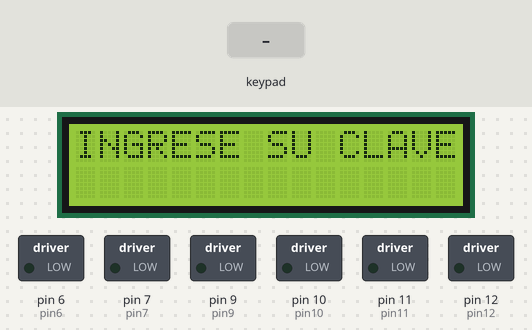
Recording of a sketch running on a simulated Arduino Uno, built with avr-gcc and run on an emulated ATmega328P. On the bench: 16×2 character LCD, switched loads named in the sketch (green lamp = pin HIGH). The test bench sets the inputs (shaded band).

Above: at 1.2 s.
1.3 s: keypad keys 0 0 1 1 # pressed 0.4 s apart
At 5.3 s:
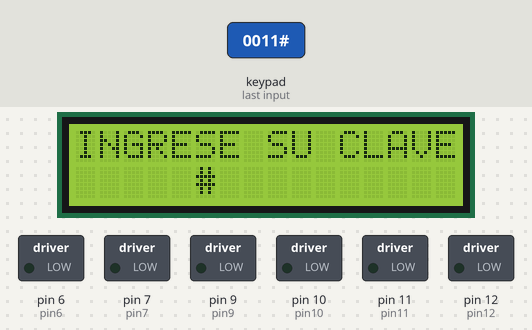
5.5 s: key '*' pressed
At 6.1 s:
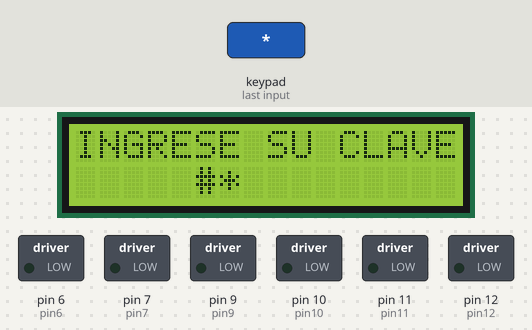
7.0 s: keypad keys 0 0 1 1 * pressed 0.4 s apart
At 9.7 s:
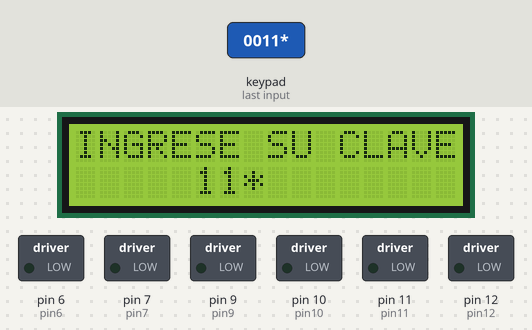
10.5 s: key '1' pressed
At 10.61 s:
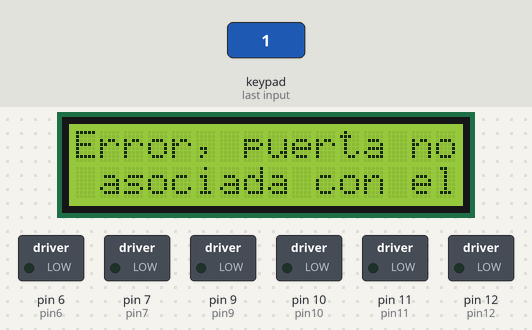
12.2 s: keypad keys 1 1 1 1 pressed 0.4 s apart
At 13.8 s:
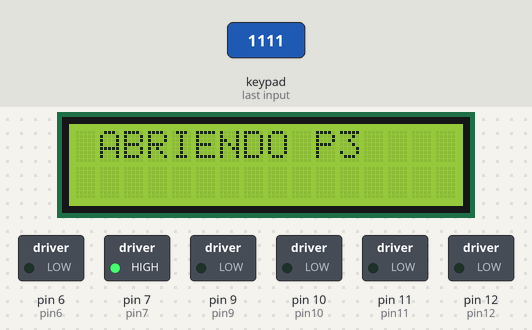
16.8 s: keypad keys 0 0 0 0 pressed 0.4 s apart
At 18.9 s:
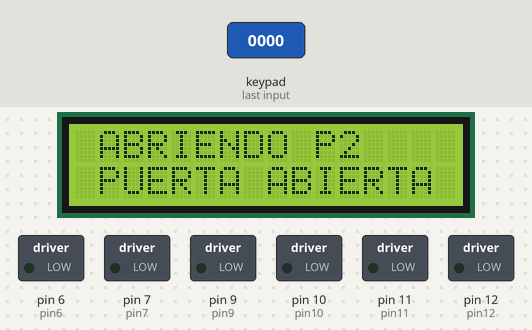
Timing chart, 0 to 21.0 s (numbered marks = the images above; inputs shaded):
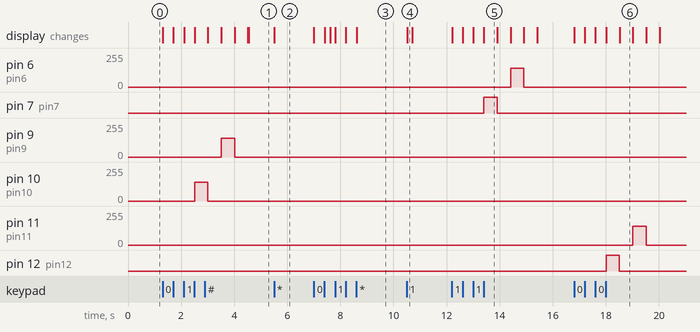

The sketch:

Atmega.ino
```cpp
#include <LiquidCrystal.h>
#include <Keypad.h>
LiquidCrystal lcd(4 ,5 ,0 ,1 ,2 ,3);

int pin6 = 6; //Entrada 2 del L293D
int pin7 = 7; //Entrada 7 del L293D

int pin9 = 9; //Entrada 2 del L293D
int pin10 = 10; //Entrada 7 del L293D

int pin11 = 11; //Entrada 2 del L293D
int pin12 = 12; //Entrada 7 del L293D


/*int pinSC = 8; // DECLARACION DEL PIN 8 PARA EL SENSOR DE CARRERA*/


const byte ROWS = 4; // rows
const byte COLS = 3; // columns
//define the symbols on the buttons of the keypads
char keys[ROWS][COLS] = {
  {'1','2','3'},
  {'4','5','6'},
  {'7','8','9'},
  {'*','0','#'}
};
byte rowPins[ROWS] = {A2, A3, A4, A5}; //connect to the row pinouts of the keypad
byte colPins[COLS] = {A1, A0, 13}; //connect to the column pinouts of the keypad

  char j[] = "0011";
    char z[] = "0000";
    char e[] = "1111";

  char codigo[4];                                     //arreglo donde almacenaremos la contraseña digitada

  int digito = 0;


Keypad keypad = Keypad( makeKeymap(keys), rowPins, colPins, ROWS, COLS );

void setup()
{
  /*pinMode(pinSC, INPUT); // DECLARACION DEL SENSOR EN TIPO ENTRADA*/
  /*Serial.begin(9600);*/
  //Inicializamos los pins de salida
  lcd.begin(16,2);
  lcd.setCursor(0,0);
  lcd.print("INGRESE SU CLAVE");
}
/*int print_binary(unsigned long int n) // DE DECIMAL A BINARIO (RECURCION EN C++) O BIT A BIT
{
 char count;
        if (n > 1)
                return (print_binary(n >> 1));

        if ((n & 1) == 1)
                codigo[count] = 1;
        else
                codigo[count] = 0;
}
*/
void loop()
{

  char tecla = keypad.getKey();                   //guardamos el caracter de la tecla presionada en la variable tecla
  if (tecla != NO_KEY)                              //si "tecla" es diferente de "no tecla"... (si se presiona una tecla)
  {
    codigo[digito] = tecla;                         //almacena en la posicion "digito" de "codigo" el caracter de la "tecla" presionada
    lcd.setCursor(5, 2);                   //se posiciona el cursor convenientemente
    lcd.print(codigo);                                 //se imprime "*" cada vez que se oprime una tecla
   digito = digito + 1;                              //incrementar la variable digito para almacenar los cuatro digitos presionados
      if (digito == 4){                                //si ya se llenaron los 4 digitos de codigo...
         if (codigo[0] == j[0] && codigo[1] == j[1] && codigo[2] == j[2] && codigo[3] == j[3]) //si el "codigo" digitado es igual a la "contraseña"
      {
           lcd.clear();
          analogWrite(pin9, 0);
          analogWrite(pin10, 140);
          lcd.setCursor(1,0);
          lcd.print("ABRIENDO P1");
          delay(500);
          analogWrite(pin9, 0);
          analogWrite(pin10, 0);
          lcd.setCursor(1,1);
          lcd.print("PUERTA ABIERTA");
          delay(500);
          lcd.clear();
          analogWrite(pin9, 140);
          analogWrite(pin10, 0);
          lcd.setCursor(1,0);
          lcd.print("CERRANDO P1");
          delay(500);
          analogWrite(pin9, 0);
          analogWrite(pin10, 0);
          lcd.setCursor(1,1);
          lcd.print("PUERTA CERRADA");
          delay(500);
          lcd.clear();
         digito = 0;
         for (int i=0; i<4; i++){
          codigo[i] = 0;
         }
         lcd.setCursor(0,0);
        lcd.print("INGRESE SU CLAVE");
      }


      else if (codigo[0] == z[0] && codigo[1] == z[1] && codigo[2] == z[2] && codigo[3] == z[3]) //si el "codigo" digitado es igual a la "contraseña"
      {
          lcd.clear();
          analogWrite(pin11, 0);
          analogWrite(pin12, 140);
          lcd.setCursor(1,0);
          lcd.print("ABRIENDO P2");
          delay(500);
          analogWrite(pin11, 0);
          analogWrite(pin12, 0);
          lcd.setCursor(1,1);
          lcd.print("PUERTA ABIERTA");
          delay(500);
          lcd.clear();
          analogWrite(pin11, 140);
          analogWrite(pin12, 0);
          lcd.setCursor(1,0);
          lcd.print("CERRANDO P2");
          delay(500);
          analogWrite(pin11, 0);
          analogWrite(pin12, 0);
          lcd.setCursor(1,1);
          lcd.print("PUERTA CERRADA");
          delay(500);
          lcd.clear();
         digito = 0;
         for (int i=0; i<4; i++){
          codigo[i] = 0;
         }
         lcd.setCursor(0,0);
        lcd.print("INGRESE SU CLAVE");
      }
  else if (codigo[0] == e[0] && codigo[1] == e[1] && codigo[2] == e[2] && codigo[3] == e[3]) //si el "codigo" digitado es igual a la "contraseña"
      {
        lcd.clear();
    analogWrite(pin6, 0);
    analogWrite(pin7, 140);
    lcd.setCursor(1,0);
    lcd.print("ABRIENDO P3");
    delay(500);
    analogWrite(pin6, 0);
    analogWrite(pin7, 0);
    lcd.setCursor(1,1);
    lcd.print("PUERTA ABIERTA");
    delay(500);
    analogWrite(pin6, 140);
    analogWrite(pin7, 0);
    lcd.setCursor(1,0);
    lcd.print("CERRANDO P3");
    delay(500);
    lcd.clear();
    analogWrite(pin6, 0);
    analogWrite(pin7, 0);
    lcd.setCursor(1,1);
    lcd.print("PUERTA CERRADA");
    delay(500);
    lcd.clear();
    digito = 0;
    for (int i=0; i<4; i++){
    codigo[i] = 0;
    }
    lcd.setCursor(0,0);
    lcd.print("INGRESE SU CLAVE");
    }

   else if (codigo != j || codigo != z || codigo != e ) //si el "codigo" digitado no es igual a la "contraseña"
  {
    lcd.clear();
    lcd.setCursor(0,0);
    lcd.print("Error, puerta no");
    lcd.setCursor(1,1);
    lcd.print("asociada con el codigo");
    delay(200);
    lcd.clear();
    digito = 0;
    for (int i=0; i<4; i++){
    codigo[i] = 0;
    }
    lcd.print("INGRESE SU CLAVE");
  }
  //Imprimo por el Serial Plotter
  }
 }
}
```

vibration_sensor.ino
```cpp

```

Measured:
- after the input at 1.3 s, pin 9 (pin9): 0/255 → 140/255 after 2.2 s, → 0/255 0.50 s later; pin 10 (pin10): 0/255 → 140/255 after 1.2 s, → 0/255 0.50 s later; the display: first changes at once (image 1 shows a later state)
- after the input at 5.5 s, the display: changes at once (image 2)
- after the input at 7.0 s, the display: first changes at once (image 3 shows a later state)
- after the input at 10.5 s, the display: changes at once (image 4)
- after the input at 12.2 s, pin 6 (pin6): 0/255 → 140/255 after 2.2 s, → 0/255 0.50 s later; pin 7 (pin7): LOW → HIGH after 1.2 s, → LOW 0.50 s later; the display: first changes at once (image 5 shows a later state)
- after the input at 16.8 s, pin 11 (pin11): 0/255 → 140/255 after 2.2 s, → 0/255 0.50 s later; pin 12 (pin12): LOW → HIGH after 1.2 s, → LOW 0.50 s later; the display: first changes at once (image 6 shows a later state)
- what the display in image 5 shows lasts 0.5 s, from 13.4 s to 13.9 s
